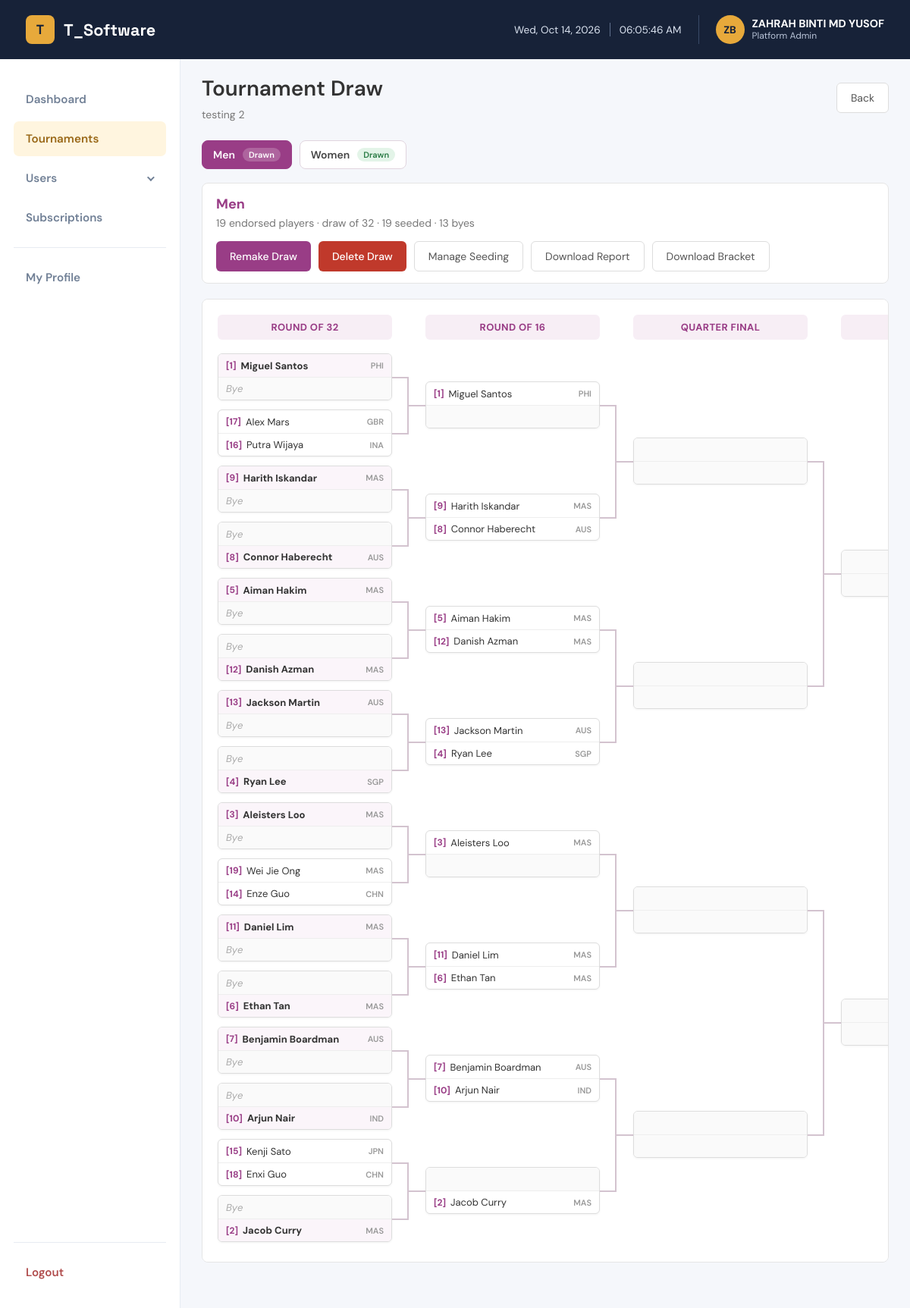
Page /admin/admin_draw.php?id=57&category=Men (signed in) on the committed database.
### tables this page shows
CREATE TABLE `tournament` (
  `tournamentID` int(11) NOT NULL,
  `tournament_startdate` datetime NOT NULL,
  `tournament_enddate` datetime NOT NULL,
  `tournament_name` varchar(255) NOT NULL,
  `tournament_description` mediumtext NOT NULL,
  `tournament_detail_link` varchar(255) NOT NULL,
  `tournament_location` varchar(255) NOT NULL,
  `tournament_country` varchar(100) DEFAULT NULL,
  `tournament_fee` varchar(255) NOT NULL,
  `tournament_deadline` datetime NOT NULL,
  `tournament_age_cutoff` date DEFAULT NULL,
  `tournament_type` varchar(50) NOT NULL,
  `tournament_tshirt_size` varchar(255) DEFAULT NULL,
  `tournament_picture` varchar(255) DEFAULT NULL,
  `registration_field` varchar(10000) NOT NULL,
  `creatorID` varchar(255) NOT NULL
);

CREATE TABLE `matches` (
  `matchID` int(11) NOT NULL,
  `tournamentID` int(11) NOT NULL,
  `category_registered` varchar(255) NOT NULL,
  `round_number` int(11) NOT NULL,
  `round_name` varchar(50) NOT NULL,
  `match_number` int(11) NOT NULL,
  `player1ID` varchar(255) DEFAULT NULL,
  `player2ID` varchar(255) DEFAULT NULL,
  `player1_seed` int(11) DEFAULT NULL,
  `player2_seed` int(11) DEFAULT NULL,
  `player1_score` int(11) DEFAULT NULL,
  `player2_score` int(11) DEFAULT NULL,
  `winnerID` varchar(255) DEFAULT NULL,
  `next_matchID` int(11) DEFAULT NULL,
  `next_match_position` enum('player1','player2') DEFAULT NULL,
  `match_status` enum('Pending','Completed') DEFAULT 'Pending',
  `created_at` datetime DEFAULT current_timestamp()
);

CREATE TABLE `players` (
  `playerID` varchar(255) NOT NULL COMMENT 'Player ID',
  `player_email` varchar(255) DEFAULT NULL COMMENT 'Email',
  `player_password` varchar(50) NOT NULL COMMENT 'Player Password',
  `player_full_name` varchar(255) NOT NULL COMMENT 'Full Name',
  `player_first_name` varchar(255) NOT NULL COMMENT 'First Name',
  `player_last_name` varchar(255) NOT NULL COMMENT 'Last Name',
  `player_nationalid` varchar(255) DEFAULT NULL COMMENT 'IC',
  `player_passport` varchar(255) NOT NULL COMMENT 'Passport',
  `player_dob` date NOT NULL COMMENT 'Date of Birth',
  `player_gender` varchar(10) NOT NULL COMMENT 'Gender',
  `player_nationality` varchar(255) NOT NULL COMMENT 'Nationality',
  `player_contact` varchar(50) NOT NULL COMMENT 'Contact Number',
  `player_register` timestamp NOT NULL DEFAULT current_timestamp() COMMENT 'Registration Date',
  `asf_member_no` varchar(255) DEFAULT NULL COMMENT 'ASF Membership No',
  `spin_number` varchar(255) DEFAULT NULL COMMENT 'WSF Spin No',
  `national_ranking` varchar(255) DEFAULT NULL COMMENT 'National Ranking',
  `ajss_ranking` varchar(255) NOT NULL COMMENT 'AJSS Ranking',
  `world_ranking` varchar(255) NOT NULL COMMENT 'World Ranking',
  `player_status` varchar(7) NOT NULL COMMENT 'Status',
  `player_active` enum('active','inactive') NOT NULL DEFAULT 'active' COMMENT 'Active Status',
  `player_profile` varchar(255) DEFAULT NULL COMMENT 'Profile Picture'
);

### admin/admin_draw_functions.php (the view, shortened to what the rows shown need)
<?php
function drawSize($players)
{
    $size = 2;
    while ($size < $players) {
        $size *= 2;
    }
    return $size;
}
function drawPlayers($conn, $tournamentID, $category)
{
    $stmt = $conn->prepare("
        SELECT
            tr.registrationID,
            tr.seed_number,
            p.playerID,
            p.player_full_name,
            p.player_nationality
        FROM tournament_register tr
        JOIN players p
            ON p.playerID = tr.playerID
        WHERE tr.tournamentID = ?
        AND tr.category_registered = ?
        AND UPPER(TRIM(tr.endorsement)) = 'ENDORSED'
        ORDER BY
            CASE WHEN tr.seed_number IS NULL THEN 1 ELSE 0 END,
            tr.seed_number ASC,
            tr.registrationID ASC
    ");
    $stmt->bind_param("is", $tournamentID, $category);
    $stmt->execute();
    $result = $stmt->get_result();
    $seeded = [];
    $unseeded = [];
    while ($row = $result->fetch_assoc()) {
        if ($row['seed_number'] !== null) {
            $seeded[] = $row;
        } else {
            $unseeded[] = $row;
        }
    }
    return [$seeded, $unseeded];
}
function drawExists($conn, $tournamentID, $category)
{
    $stmt = $conn->prepare("
        SELECT COUNT(*) AS total
        FROM matches
        WHERE tournamentID = ?
        AND category_registered = ?
    ");
    $stmt->bind_param("is", $tournamentID, $category);
    $stmt->execute();
    $total = (int)$stmt->get_result()->fetch_assoc()['total'];
    return $total > 0;
}
function loadDraw($conn, $tournamentID, $category)
{
    $stmt = $conn->prepare("
        SELECT
            m.*,
            p1.player_full_name AS player1_name,
            p1.player_nationality AS player1_nationality,
            p2.player_full_name AS player2_name,
            p2.player_nationality AS player2_nationality
        FROM matches m
        LEFT JOIN players p1
            ON p1.playerID = m.player1ID
        LEFT JOIN players p2
            ON p2.playerID = m.player2ID
        WHERE m.tournamentID = ?
        AND m.category_registered = ?
        ORDER BY m.round_number ASC, m.match_number ASC
    ");
    $stmt->bind_param("is", $tournamentID, $category);
    $stmt->execute();
    $result = $stmt->get_result();
    $rounds = [];
    while ($match = $result->fetch_assoc()) {
        $rounds[(int)$match['round_number']][(int)$match['match_number']] = $match;
    }
    return $rounds;
}
function countryCode($nationality)
{
    $codes = [
        'MALAYSIAN' => 'MAS', 'SINGAPOREAN' => 'SGP', 'AUSTRALIAN' => 'AUS',
        'CHINESE' => 'CHN', 'HONG KONG' => 'HKG', 'JAPANESE' => 'JPN',
        'KOREAN' => 'KOR', 'SOUTH KOREAN' => 'KOR', 'INDIAN' => 'IND',
        'INDONESIAN' => 'INA', 'PHILIPPINE' => 'PHI', 'FILIPINO' => 'PHI',
        'THAI' => 'THA', 'CANADIAN' => 'CAN', 'AMERICAN' => 'USA',
        'BRITISH' => 'GBR', 'UNITED KINGDOM' => 'GBR', 'UNITED STATES' => 'USA', 'ENGLISH' => 'ENG', 'NEW ZEALANDER' => 'NZL',
        'PAKISTANI' => 'PAK', 'SRI LANKAN' => 'SRI', 'EGYPTIAN' => 'EGY',
        'TAIWANESE' => 'TPE', 'MACANESE' => 'MAC'
    ];
    $nationality = strtoupper(trim($nationality));
    return $codes[$nationality] ?? substr($nationality, 0, 3);
}
function drawPlayerLine($match, $number)
{
    $id = $match['player' . $number . 'ID'];
    $name = $match['player' . $number . '_name'];
    $seed = $match['player' . $number . '_seed'];
    $nationality = $match['player' . $number . '_nationality'];
    $isWinner = $id !== null && $match['winnerID'] === $id;
    if ($id === null) {
        $label = (int)$match['round_number'] === 1 ? 'Bye' : '';
        ?>
        <div class="draw-player empty">
            <span class="player-name"><?= $label ?></span>
        </div>
        <?php
        return;
    }
    ?>
    <div class="draw-player <?= $isWinner ? 'winner' : '' ?>">
        <?php if ($seed !== null): ?>
            <span class="seed">[<?= (int)$seed ?>]</span>
        <?php endif; ?>
        <span class="player-name" title="<?= htmlspecialchars($name ?? $id) ?>">
            <?= htmlspecialchars($name ?? $id) ?>
        </span>
        <?php if (!empty($nationality)): ?>
            <span class="country"><?= htmlspecialchars(countryCode($nationality)) ?></span>
        <?php endif; ?>
    </div>
    <?php
}
function bracketFileName($tournament, $category)
{
    $name = preg_replace('/[^A-Za-z0-9]+/', '_', $tournament['tournament_name'] . ' ' . $category);
    return 'Draw_' . trim($name, '_') . '.png';
}
function renderBracket($draw)
{
    ?>
        <div class="bracket">
            <?php foreach ($draw as $roundNumber => $matches): ?>
                <?php $first = reset($matches); ?>
                <div class="round">
                    <h3 class="round-title"><?= htmlspecialchars($first['round_name']) ?></h3>
                    <div class="round-matches">
                        <?php foreach (array_chunk($matches, 2) as $pair): ?>
                            <div class="match-pair <?= count($pair) === 2 ? 'joined' : '' ?>">
                                <?php foreach ($pair as $match): ?>
                                    <div class="match-slot">
                                        <div class="match">
                                            <?php drawPlayerLine($match, 1); ?>
                                            <?php drawPlayerLine($match, 2); ?>
                                        </div>
                                    </div>
                                <?php endforeach; ?>
                            </div>
                        <?php endforeach; ?>
                    </div>
                </div>
            <?php endforeach; ?>
        </div>
    <?php
}

### admin/admin_draw.php (shortened to what the rows shown need)
<?php
require_once '../db.php';
require_once 'admin_auth.php';
require_once "admin_draw_functions.php";
$tournamentID = isset($_GET['id']) ? intval($_GET['id']) : 0;
$stmt = $conn->prepare("SELECT * FROM tournament WHERE tournamentID = ?");
$stmt->bind_param("i", $tournamentID);
$stmt->execute();
$tournament = $stmt->get_result()->fetch_assoc();
$categoryStmt = $conn->prepare("
    SELECT category_registered AS category
    FROM tournament_register
    WHERE tournamentID = ?
    AND UPPER(TRIM(endorsement)) = 'ENDORSED'
    AND TRIM(category_registered) != ''
    UNION
    SELECT category_registered
    FROM matches
    WHERE tournamentID = ?
    ORDER BY category ASC
");
$categoryStmt->bind_param("ii", $tournamentID, $tournamentID);
$categoryStmt->execute();
$categoryResult = $categoryStmt->get_result();
$categories = [];
while ($row = $categoryResult->fetch_assoc()) {
    $categories[] = $row['category'];
}
$selectedCategory = in_array($_GET['category'] ?? '', $categories, true)
    ? $_GET['category']
    : ($categories[0] ?? '');
$pageUrl = "admin_draw.php?id=" . $tournamentID . "&category=" . urlencode($selectedCategory);
$categoryInfo = [];
foreach ($categories as $category) {
    list($seeded, $unseeded) = drawPlayers($conn, $tournamentID, $category);
    $categoryInfo[$category] = [
        'players' => count($seeded) + count($unseeded),
        'seeded' => count($seeded),
        'unseeded' => count($unseeded),
        'has_draw' => drawExists($conn, $tournamentID, $category)
    ];
}
$selectedInfo = $categoryInfo[$selectedCategory] ?? null;
$draw = $selectedCategory !== '' ? loadDraw($conn, $tournamentID, $selectedCategory) : [];
?>
<!DOCTYPE html>
<html lang="en">
<head>
    <link rel="stylesheet" href="assets/style.css">
    <link rel="stylesheet" href="assets/admin_seeding.css">
    <link rel="stylesheet" href="assets/draw.css?v=<?= filemtime(__DIR__ . '/assets/draw.css') ?>">
</head>
<body>
    <?php require 'admin_navbar.php'; ?>
    <main class="container">
        <div class="page-header">
            <div>
                <h1>Tournament Draw</h1>
                <p><?= htmlspecialchars($tournament['tournament_name']) ?></p>
            </div>
        </div>
        <?php if (empty($categories)): ?>
            <div class="empty-draw">
                <h2>No players to draw yet</h2>
                <p>Endorse players in this tournament first, then come back to make the draw.</p>
            </div>
        <?php else: ?>
            <div class="category-tabs">
                <?php foreach ($categoryInfo as $category => $info): ?>
                    <a
                        href="admin_draw.php?id=<?= $tournamentID ?>&category=<?= urlencode($category) ?>"
                        class="category-tab <?= $category === $selectedCategory ? 'active' : '' ?>"
                    >
                        <?= htmlspecialchars($category) ?>
                        <span class="tab-status <?= $info['has_draw'] ? 'done' : '' ?>">
                            <?= $info['has_draw'] ? 'Drawn' : $info['players'] . ($info['players'] === 1 ? ' player' : ' players') ?>
                        </span>
                    </a>
                <?php endforeach; ?>
            </div>
            <div class="draw-toolbar">
                <div class="draw-summary">
                    <strong><?= htmlspecialchars($selectedCategory) ?></strong>
                    <span>
                        <?= $selectedInfo['players'] ?> endorsed player<?= $selectedInfo['players'] === 1 ? '' : 's' ?>
                        <?php if ($selectedInfo['players'] >= 2): ?>
                            &middot; draw of <?= drawSize($selectedInfo['players']) ?>
                            &middot; <?= $selectedInfo['seeded'] ?> seeded
                            &middot; <?= drawSize($selectedInfo['players']) - $selectedInfo['players'] ?> byes
                        <?php endif; ?>
                    </span>
                </div>
                <div class="draw-actions">
                    <?php if ($selectedInfo['players'] >= 2 && $selectedInfo['unseeded'] === 0): ?>
                        <form method="POST" action="<?= htmlspecialchars($pageUrl) ?>"
                              onsubmit="return confirmGenerate(<?= $selectedInfo['has_draw'] ? 'true' : 'false' ?>);">
                            <button type="submit" class="btn">
                                <?= $selectedInfo['has_draw'] ? 'Remake Draw' : 'Make Draw' ?>
                            </button>
                        </form>
                    <?php endif; ?>
                    <?php if ($selectedInfo['has_draw']): ?>
                        <form method="POST" action="<?= htmlspecialchars($pageUrl) ?>"
                              onsubmit="return confirm('Delete the draw for <?= htmlspecialchars($selectedCategory, ENT_QUOTES) ?>?');">
                            <button type="submit" class="btn btn-danger">
                                Delete Draw
                            </button>
                        </form>
                    <?php endif; ?>
                    <a href="admin_seeding.php?id=<?= $tournamentID ?>&category=<?= urlencode($selectedCategory) ?>" class="back-btn">
                        Manage Seeding
                    </a>
                    <?php if ($draw): ?>
                        <a href="admin_draw_report.php?id=<?= $tournamentID ?>&category=<?= urlencode($selectedCategory) ?>"
                           class="back-btn" target="_blank">
                            Download Report
                        </a>
                        <button type="button" class="back-btn download-btn"
                                onclick="downloadBracket(this, <?= htmlspecialchars(json_encode(bracketFileName($tournament, $selectedCategory)), ENT_QUOTES) ?>, <?= htmlspecialchars(json_encode($tournament['tournament_name'] . ' - ' . $selectedCategory), ENT_QUOTES) ?>)">
                            Download Bracket
                        </button>
                    <?php endif; ?>
                </div>
            </div>
            <?php if ($draw): ?>
                <div class="bracket-wrapper">
                    <?php renderBracket($draw); ?>
                </div>
            <?php endif; ?>
        <?php endif; ?>
    </main>
</body>
</html>

### admin/admin_navbar.php (shortened to what the rows shown need)
<header class="site-header">
    <nav>
        <div class="nav-right">
            <?php
            $navName = $currentAdmin['admin_name'] ?? '';
            $navInitials = strtoupper(implode('', array_map(function ($word) {
                return substr($word, 0, 1);
            }, array_slice(preg_split('/\s+/', trim($navName)), 0, 2))));
            $navPhoto = null;
            ?>
            <a href="admin_my_profile.php" class="nav-user" title="My Profile">
                <span class="nav-avatar">
                    <?php if ($navPhoto): ?>
                        <img src="<?= htmlspecialchars($navPhoto) ?>" alt="">
                    <?php else: ?>
                        <?= htmlspecialchars($navInitials) ?>
                    <?php endif; ?>
                </span>
                <span class="nav-user-text">
                    <strong><?= htmlspecialchars($navName) ?></strong>
                    <small><?= isPlatformAdmin() ? 'Platform Admin' : 'Tournament Organizer' ?></small>
                </span>
            </a>
        </div>
    </nav>
</header>

### rows in the picture
tournament: tournament_name "testing 2"
matches: category "Men", player1_seed "19", player1_seed "32", player1_seed "13", player1_seed "19 14", players.player_full_name "Wei Jie Ong Enze Guo", players.player_nationality "MAS CHN"
matches: round_name "ROUND OF 32", player1_seed "1", players.player_full_name "Miguel Santos", players.player_nationality "PHI", round_number "Bye"
matches: player1_seed "17 16", players.player_full_name "Alex Mars Putra Wijaya", players.player_nationality "GBR INA"
matches: player1_seed "9", players.player_full_name "Harith Iskandar", players.player_nationality "MAS", round_number "Bye"
matches: round_number "Bye", player2_seed "8", players.player_full_name "Connor Haberecht", players.player_nationality "AUS"
matches: player1_seed "5", players.player_full_name "Aiman Hakim", players.player_nationality "MAS", round_number "Bye"
matches: round_number "Bye", player2_seed "12", players.player_full_name "Danish Azman", players.player_nationality "MAS"
matches: player1_seed "13", players.player_full_name "Jackson Martin", players.player_nationality "AUS", round_number "Bye"
matches: round_number "Bye", player2_seed "4", players.player_full_name "Ryan Lee", players.player_nationality "SGP"
matches: player1_seed "3", players.player_full_name "Aleisters Loo", players.player_nationality "MAS", round_number "Bye"
matches: player1_seed "11", players.player_full_name "Daniel Lim", players.player_nationality "MAS", round_number "Bye"
matches: round_number "Bye", player2_seed "6", players.player_full_name "Ethan Tan", players.player_nationality "MAS"
matches: player1_seed "7", players.player_full_name "Benjamin Boardman", players.player_nationality "AUS", round_number "Bye"
matches: round_number "Bye", player2_seed "10", players.player_full_name "Arjun Nair", players.player_nationality "IND"
matches: player1_seed "15 18", players.player_full_name "Kenji Sato Enxi Guo", players.player_nationality "JPN CHN"
matches: round_number "Bye", player2_seed "2", players.player_full_name "Jacob Curry", players.player_nationality "MAS"
matches: round_name "ROUND OF 16", player1_seed "1", players.player_full_name "Miguel Santos", players.player_nationality "PHI"
matches: player1_seed "9 8", players.player_full_name "Harith Iskandar Connor Haberecht", players.player_nationality "MAS AUS"
matches: player1_seed "5 12", players.player_full_name "Aiman Hakim Danish Azman", players.player_nationality "MAS MAS"
matches: player1_seed "13 4", players.player_full_name "Jackson Martin Ryan Lee", players.player_nationality "AUS SGP"
matches: player1_seed "3", players.player_full_name "Aleisters Loo", players.player_nationality "MAS"
matches: player1_seed "11 6", players.player_full_name "Daniel Lim Ethan Tan", players.player_nationality "MAS MAS"
matches: player1_seed "7 10", players.player_full_name "Benjamin Boardman Arjun Nair", players.player_nationality "AUS IND"
matches: round_number "2", players.player_full_name "Jacob Curry", round_number.player_nationality "MAS"
matches: round_name "QUARTER FINAL"

### other values in the picture
$navInitials "ZB"
$navName "ZAHRAH BINTI MD YUSOF"
$category "Women"
$selectedCategory "Men"
